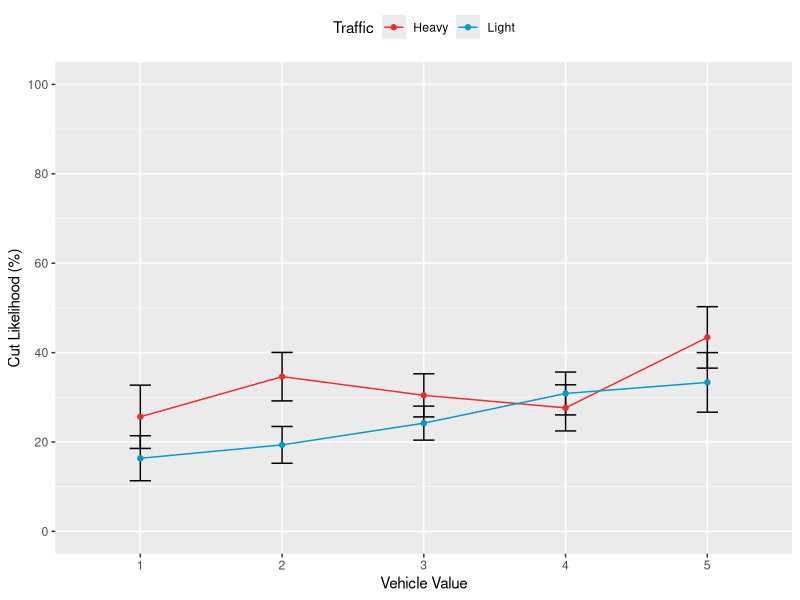
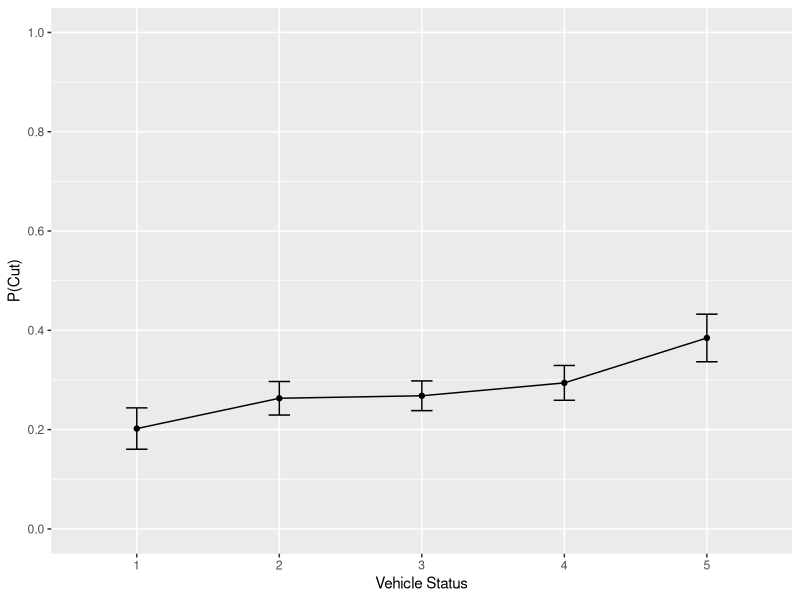
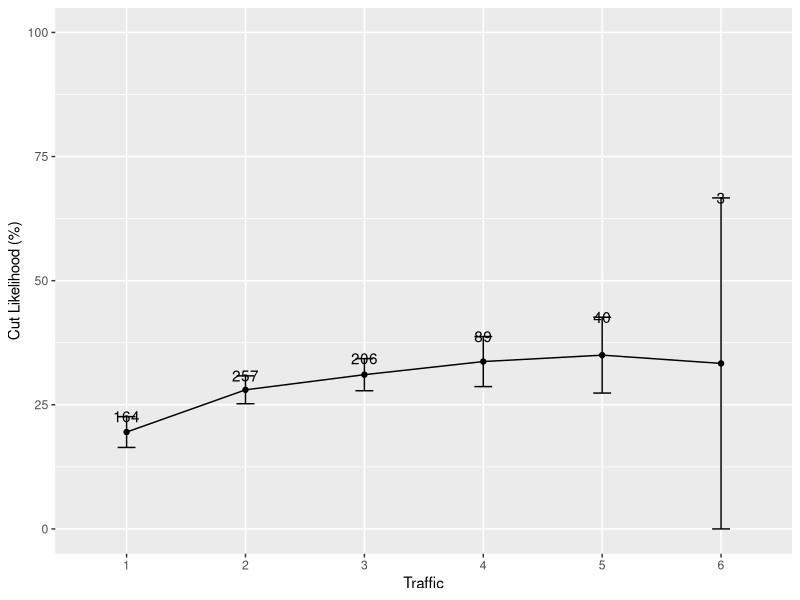
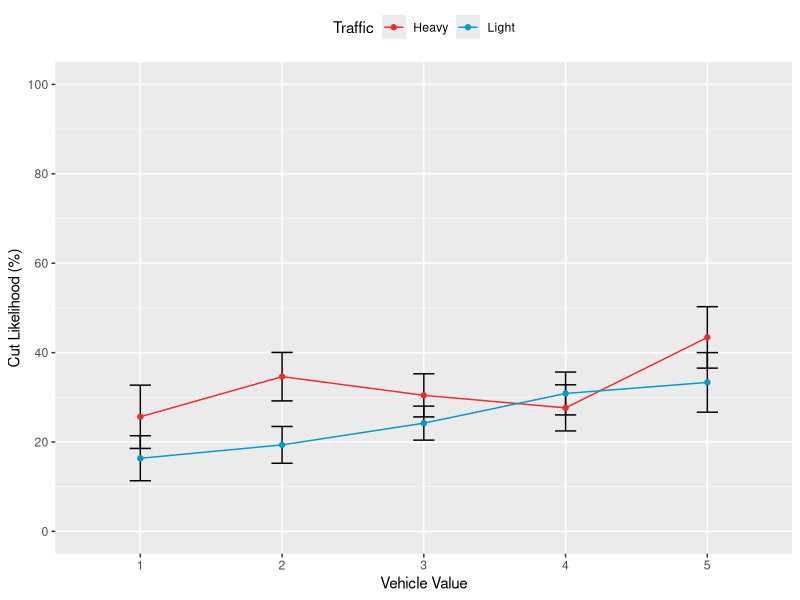
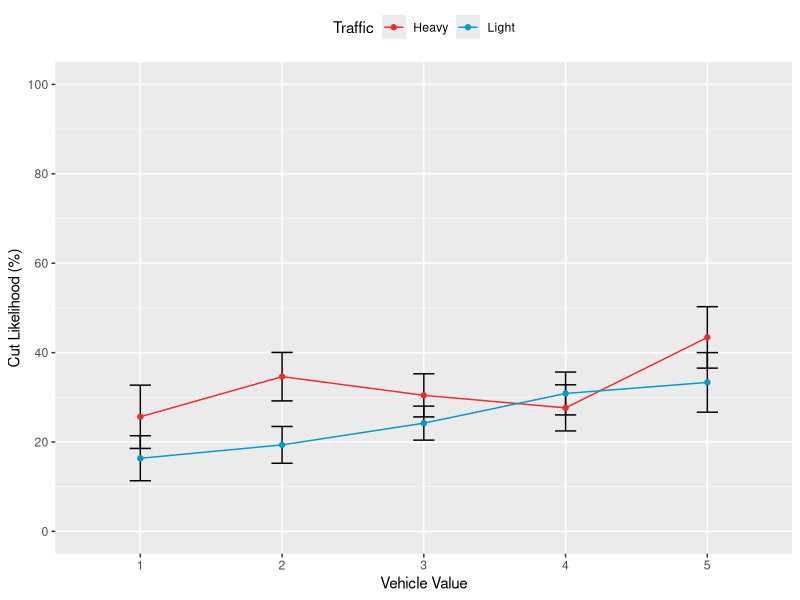
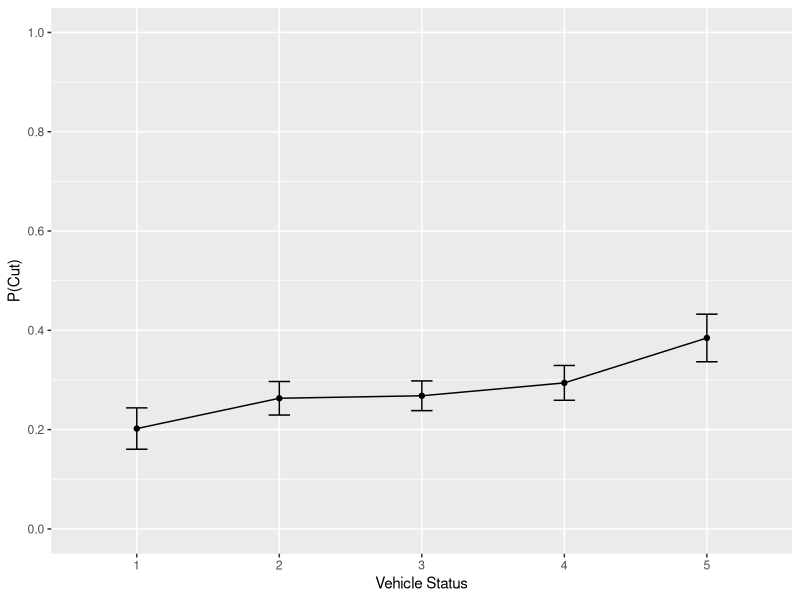
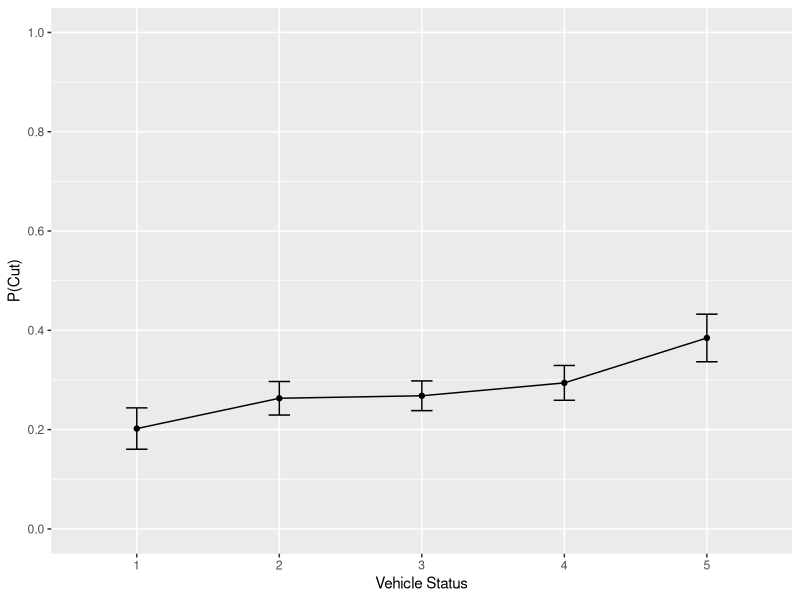
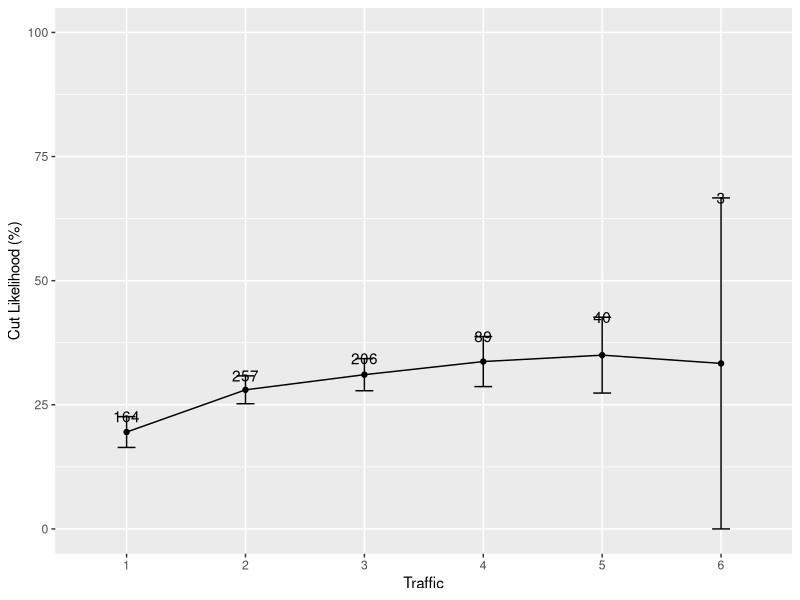

The R script that drew these images, in order: (Note: this script raises an error after producing the figures.)
# Author: Jeremy Boyd (jboyd@ucsd.edu)
# Date: November 5, 2014
# Summary: Analysis of HDP 181 Experiment 1B data: effects of driver SES
# on cutting behavior at all-way stops. NOTE: Datapoint me10 was missing its
# time, so I estimated time as being in between datapoints me09 and me11.

# Load libraries
library(ggplot2)
library(plotrix)
library(timeDate)
library(lme4)
library(plyr)
library(gridExtra)
library(dplyr)

# Read in data.
cuts = read.delim('Experiment 1B data 140122.txt', header = TRUE)

################################################################
# CLEAN UP DATA
################################################################

# Make cutoff codes uniform
cuts$cutoff = factor(ifelse((cuts$cutoff == 'no' | cuts$cutoff == 'No' | cuts$cutoff == 'N' | cuts$cutoff == 'n'), 'no', ifelse((cuts$cutoff == 'y' | cuts$cutoff == 'Y' | cuts$cutoff == 'yes' | cuts$cutoff == 'Yes'), 'yes', 'other')))

# Make driverSex codes uniform
cuts$driverSex = factor(ifelse((cuts$driverSex == 'f' | cuts$driverSex == 'F' | cuts$driverSex == 'w'), 'f', ifelse((cuts$driverSex == 'm' | cuts $driverSex == 'M'), 'm', 'other')))

# Exclude datapoints with 'other' in the driverSex, driverAge, traffic, and cutoff columns. This amounts to 19 datapoints, or 2.44% of the data (778 originally - 19 = 759.
cuts = cuts[cuts$driverSex != 'other',]
cuts = cuts[cuts$driverAge != 'other',]
cuts = cuts[cuts$traffic != 'other',]
cuts = cuts[cuts$cutoff != 'other',]

# Drop unused 'other' levels from variables.
cuts$driverSex = cuts$driverSex[, drop = TRUE]
cuts$driverAge = cuts$driverAge[, drop = TRUE]
cuts$traffic = cuts$traffic[, drop = TRUE]
cuts$cutoff = cuts$cutoff[, drop = TRUE]
cuts$vehicleID = cuts$vehicleID[, drop = TRUE]

# Make driverAge and traffic numeric
cuts$driverAge = as.numeric(cuts$driverAge)
cuts$traffic = as.numeric(cuts$traffic)

# Make zip code categorical
cuts$zip = factor(cuts$zip)

# Recode time as hours past midnight
cuts$time2 = difftime(timeDate(as.character(cuts$time), format = '%H:%M:%S' ), timeDate('00:00:00', format = '%H:%M:%S'))

# Recode cutoff as numeric: 1 for yes; 0 for no.
cuts$cutoff2 = as.numeric(ifelse(cuts$cutoff == 'yes', 1, 0))

################################################################
# SUMMARIZE USING FIGURES
################################################################

# Interaction of vehicleStatus and traffic, with traffic coded as low (1-2) vs. high (3-6). This gives us 421 datapoints in the low category (55%), and 338 in the high category (45%).
cuts$traffic2 = factor(ifelse(cuts$traffic <= 2, 'low', 'high'))
cuts.sum4 = ddply(cuts, c('vehicleStatus', 'traffic2'), summarise, mean = mean(cutoff2) * 100, se = std.error(cutoff2) * 100)
ggplot(cuts.sum4, aes(x = factor(vehicleStatus), y = mean, color = traffic2, group = traffic2)) + geom_errorbar(aes(ymax = mean + se, ymin = mean - se), color = 'black', width = .15) + geom_line() + geom_point() + scale_x_discrete(name = 'Vehicle Value') + scale_y_continuous(name = 'Cut Likelihood (%)', limits = c(0, 100), breaks = seq(0, 100, 20)) + scale_color_manual(name = 'Traffic', labels = c('Heavy', 'Light'), values = c('firebrick2', 'deepskyblue3')) + theme(legend.position = 'top')

# Create png and pdf versions of the figure.
ggsave(filename = 'vehicleStatusByTraffic.png', width = 3.5, height = 3, dpi = 400)
ggsave(filename = 'vehicleStatusByTraffic.pdf', width = 3.5, height = 3)

# Figure of vehicleStatus predicting proportion of cuts.
cuts.sum1 = ddply(cuts, 'vehicleStatus', summarise, mean = mean(cutoff2), se = std.error(cutoff2))
cuts.sum1$group = 'group'
ggplot(cuts.sum1, aes(x = factor(vehicleStatus), y = mean, group = group)) + geom_line() + geom_point() + geom_errorbar(aes(ymax = mean + se, ymin = mean - se), width = .15) + scale_x_discrete(name = 'Vehicle Status') + scale_y_continuous(name = 'P(Cut)', limits = c(0, 1), breaks = seq(0, 1, .2))

# Make png and pdf of figure
ggsave(filename = 'vehicleStatus.png', width = 6, height = 4.5, dpi = 400)
ggsave(filename = 'vehicleStatus.pdf', width = 6, height = 4.5)

# Figure of traffic predicting proportion of cuts.
cuts.sum7 = ddply(cuts, 'traffic', summarise, mean = mean(cutoff2) * 100, se = std.error(cutoff2) * 100, n = length(cutoff2))
cuts.sum7$group = 'group'
ggplot(cuts.sum7, aes(x = factor(traffic), y = mean, group = group)) + geom_line() + geom_point() + geom_errorbar(aes(ymax = mean + se, ymin = mean - se), width = .15) + scale_x_discrete(name = 'Traffic') + scale_y_continuous(name = 'Cut Likelihood (%)', limits = c(0, 100)) + geom_text(aes(label = n, y = mean + se + .06))

# Make png and pdf of figure.
ggsave(filename = 'traffic.png', width = 6, height = 4.5, dpi = 400)
ggsave(filename = 'traffic.pdf', width = 6, height = 4.5)

# Piff's low and high cut numbers: 10-30
# so vehicleStatus 1=10, 2-15, 3=20, 4=25, 5=30
# Make mine like this to center in figure better: 1=30, 2=35, 3=40, 4=45, 5=50
# For no interaction figure, just add/subtract 10 for each value

# Make a prediction figure for no interaction
noInter = data.frame(vehicleStatus = c(1, 1, 2, 2, 3, 3, 4, 4, 5, 5), traffic = c('high', 'low', 'high', 'low', 'high', 'low', 'high', 'low', 'high', 'low'), mean = c(40, 20, 46, 26, 52, 32, 58, 38, 64, 44))
pred1 = ggplot(noInter, aes(x = factor(vehicleStatus), y = mean, color = traffic, group = traffic)) + geom_line() + geom_point() + scale_x_discrete(name = 'Driver SES') + scale_y_continuous(name = 'Cut Likelihood', limits = c(0, 100), breaks = seq(0, 100, 20)) + scale_color_manual(name = 'Traffic', labels = c('Heavy', 'Light'), values = c('firebrick2', 'deepskyblue3')) + theme(axis.text.y = element_blank(), axis.title.y = element_blank(), axis.text.x = element_blank()) +  ggtitle("Ethics")

# Make interaction prediction figure
inter = data.frame(vehicleStatus = c(1, 1, 2, 2, 3, 3, 4, 4, 5, 5), traffic = c('high', 'low', 'high', 'low', 'high', 'low', 'high', 'low', 'high', 'low'), mean = c(30, 30, 40, 32, 50, 34, 60, 36, 70, 38))
pred2 = ggplot(inter, aes(x = factor(vehicleStatus), y = mean, color = traffic, group = traffic)) + geom_line() + geom_point() + scale_x_discrete(name = 'Driver SES') + scale_y_continuous(name = 'Cut Likelihood', limits = c(0, 100), breaks = seq(0, 100, 20)) + scale_color_manual(name = 'Traffic', labels = c('Heavy',  'Light'), values = c('firebrick2', 'deepskyblue3')) + theme(axis.text.y = element_blank(), axis.text.x = element_blank(), legend.position = 'none') + ggtitle("Attention")

# Combine into 1 x 2 plot
pdf('predictions.pdf', width = 7.25, height = 2.3)
grid.newpage()
pushViewport(viewport(layout = grid.layout(1, 200)))
vplayout <- function(x, y) viewport(layout.pos.row = x, layout.pos.col = y)
print(pred2, vp = vplayout(1, 1:87))
print(pred1, vp = vplayout(1, 88:200))
dev.off()

################################################################
# FIGURES/TABLES SUMMARIZING THE DATA
################################################################

# Amount of data at each level of status x traffic.
xtabs(~ vehicleStatus + traffic, cuts)

# Counts and proportions of data based on sex.
xtabs(~ driverSex, cuts)
xtabs(~ driverSex, cuts) / length(cuts$driverSex)

# Counts and proportions of data based on age
xtabs(~ driverAge, cuts)
xtabs(~ driverAge, cuts) / length(cuts$driverAge)

# Set font sizes for figures
fontSize = 3

# Frequency distribution of vehicle status. Shows a median vehicle status of 3 (n = 220).
figA = ggplot(cuts, aes(x = factor(vehicleStatus))) + geom_histogram(binwidth = 1, color = 'black', fill = 'gray50', width = 1) + geom_text(size = fontSize, stat = 'bin', binwidth = 1, aes(y = ..count.., label = sprintf("%.1f%%", ..count.. / 759 * 100)), vjust = -.5) + scale_x_discrete(name = 'Vehicle Value') + scale_y_continuous(name = 'Frequency', limits = c(0, 250), breaks = seq(0, 250, 50)) + ggtitle('A.')

# Frequency distribution of traffic. Shows a median of 2 (n = 257) with decreasing amounts of data after that. Maximum traffic for these data was 6 (n = 3).
figB = ggplot(cuts, aes(x = factor(traffic))) + geom_histogram(binwidth = 1, color = 'black', fill = 'gray50', width = 1) + geom_text(size = fontSize, stat = 'bin', binwidth = 1, aes(y = ..count.., label = sprintf("%.1f%%", ..count.. / 759 * 100)), vjust = -.5) + scale_x_discrete(name = 'Traffic') + scale_y_continuous(name = 'Frequency', limits = c(0, 290), breaks = seq(0, 260, 50)) + ggtitle('B.')

# Frequency distribution of driverSex. Shows 39% of drivers were female, 61% were male.
figC = ggplot(cuts, aes(x = driverSex)) + geom_histogram(binwidth = 1, color = 'black', fill = 'gray50', width = 1)  + geom_text(size = fontSize, stat = 'bin', binwidth = 1, aes(y = ..count.., label = sprintf("%.1f%%", ..count.. / 759 * 100)), vjust = -.5) + scale_x_discrete(name = 'Driver Sex', labels = c('Female', 'Male')) + scale_y_continuous(name = 'Frequency', limits = c(0, 520), breaks = seq(0, 500, 100)) + ggtitle('C.')

# Frequency distribution of driverAge. The majority of drivers (n = 407 were perceived to be between 16-35 years old.
figD = ggplot(cuts, aes(x = factor(driverAge))) + geom_histogram(binwidth = 1, color = 'black', fill = 'gray50', width = 1) + geom_text(size = fontSize, stat = 'bin', binwidth = 1, aes(y = ..count.., label = sprintf("%.1f%%", ..count.. / 759 * 100)), vjust = -.5) + scale_x_discrete(name = 'Driver Age (Years)', labels = c('16-35', '36-55', '56+')) + scale_y_continuous(name = 'Frequency', limits = c(0, 460), breaks = seq(0, 420, 100)) + ggtitle('D.')

# Frequency distribution of time of day. Shows a median from 18:00-18:59 (6-6:59pm), with most data collected between 12:00 and 19:00.
cuts$time3 = as.numeric(cuts$time2)
figE = ggplot(cuts, aes(x = time3)) + geom_histogram(binwidth = 1, color = 'black', fill = 'gray50') + scale_x_continuous(name = 'Time of Day (24-Hour Clock)', limits = c(0, 23), breaks = seq(0, 23, 1)) + scale_y_continuous(name = 'Frequency', limits = c(0, 120), breaks = seq(0, 120, 20)) + ggtitle('E.')

# Arrange all figures in same image file.
pdf('dists.pdf', width = 7.25, height = 6)
grid.newpage()
pushViewport(viewport(layout = grid.layout(3, 2)))
print(figA, vp = vplayout(1, 1))
print(figB, vp = vplayout(1, 2))
print(figC, vp = vplayout(2, 1))
print(figD, vp = vplayout(2, 2))
print(figE, vp = vplayout(3, 1:2))
dev.off()

################################################################
# MIXED MODEL WITH RANDOM EFFECTS FOR RATERS & INTERSECTIONS
################################################################

# Convert time2 to numeric
cuts$time2 <- as.numeric(cuts$time2)

# Make subset with only those variables that will be used in model.
cuts2 <- select(cuts, rater, interID, vehicleStatus, traffic, driverSex, driverAge, time2, cutoff)

# Convert continuous predictors to z-scores using scale(). This is done in an effort to get rid of warnings when I try to fit a glmer model below.
cuts2$vehicleStatus <- scale(cuts2$vehicleStatus)
cuts2$traffic <- scale(cuts2$traffic)
cuts2$driverAge <- scale(cuts2$driverAge)
cuts2$time2 <- scale(cuts2$time2)

# Adjust contrasts to balance driverSex. Male is the default, so the model coefficient will indicate whether males are more/less likely to cut than females.
xtabs(~ driverSex, cuts2) / length(cuts2$rater)
contrasts(cuts2$driverSex) = cbind("Male" = c(-.61, .39))

# Model with maximal random effects structure. Throws multiple convergence warnings.
cuts2.glmer1 <- glmer(cutoff == "yes" ~ vehicleStatus + traffic + vehicleStatus:traffic + driverSex + driverAge + time2 + (1 + (vehicleStatus + traffic + vehicleStatus:traffic + driverSex + driverAge + time2)|rater) + (1 + (vehicleStatus + traffic + vehicleStatus:traffic + driverSex + driverAge + time2)|interID), data = cuts2, family = "binomial")

# Restart from previous fit, but now bumping up the maximum number of iterations and using the bobyqa optimizer for both phases.
ss <- getME(cuts2.glmer1, c("theta","fixef"))
cuts2.glmer2 <- update(cuts2.glmer1, start = ss, control = glmerControl(optimizer = "bobyqa", optCtrl = list(maxfun = 2e6)))

# Calculate 95% CIs for fixed effects parameters using the Wald method. This is required for submissions to the Personality and Social Psychology Bulletin.
ci.wald <- confint(cuts2.glmer2, level = 0.95, method = "Wald", .progress = "txt")

# Print variance-covariance matrix. This is required for submission to Arcchives of Scientific Psychology.
vcov(cuts2.glmer2)